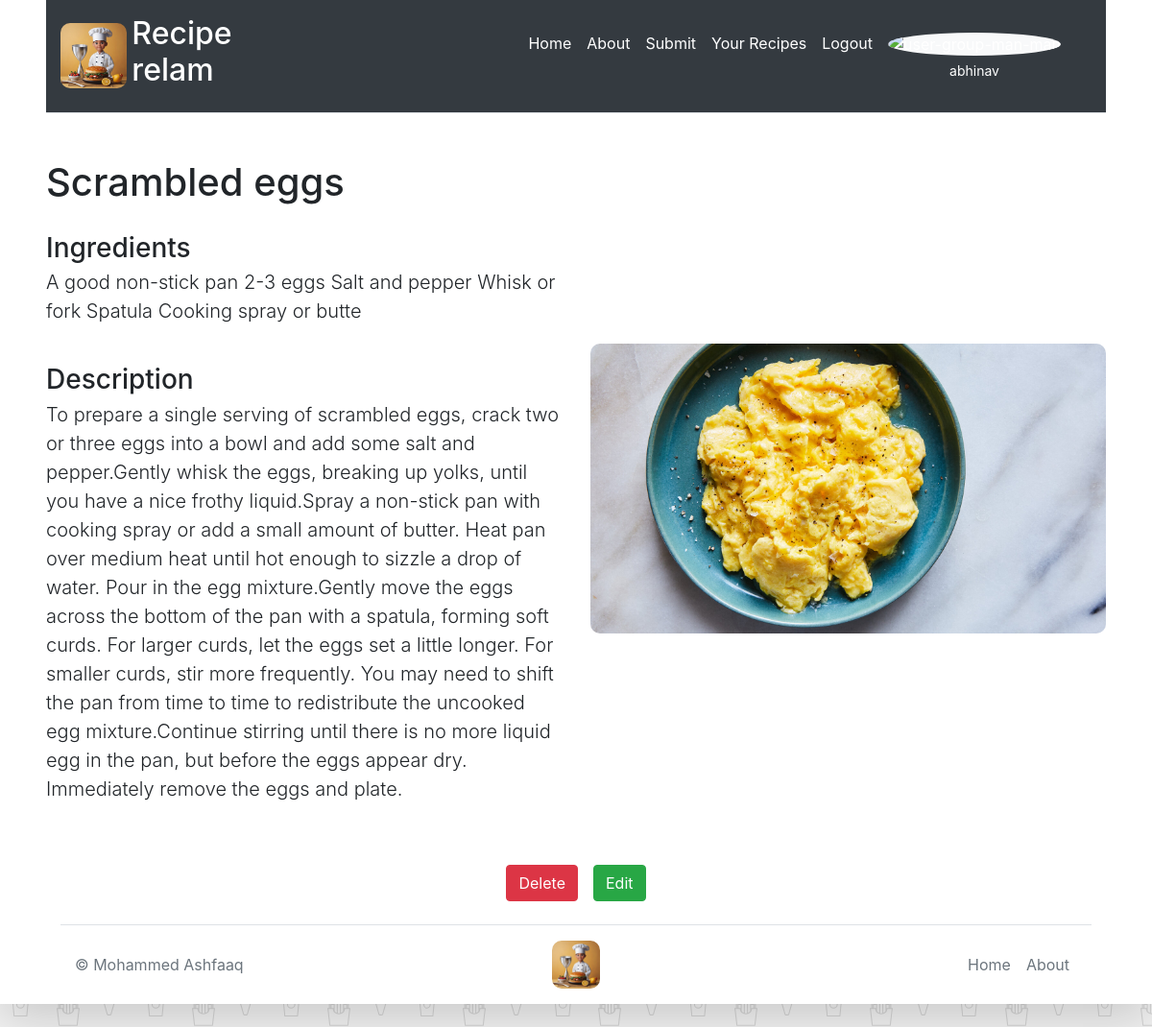
The app's page /yourrecipe/2 (signed in) with its own data.
### website/models.py (models this page shows)
class User(db.Model, UserMixin):
    id = db.Column(db.Integer, primary_key=True)
    email = db.Column(db.String(255), unique=True, nullable=False)
    password = db.Column(db.String(255), nullable=False)
    first_name = db.Column(db.String(150), nullable=False)
    recipes = db.relationship('Recipe')

class Recipe(db.Model):
    id = db.Column(db.Integer, primary_key=True)
    user_id = db.Column(db.Integer, db.ForeignKey('user.id'), nullable=False)
    recipe_name = db.Column(db.String(255), nullable=False)
    recipe_description = db.Column(db.Text, nullable=False)
    ingredients = db.Column(db.Text, nullable=False)
    recipe_image_url = db.Column(db.String(255), nullable=False)

### website/views.py (the view)
@views.route('/yourrecipe/<int:id>')
@login_required
def recipe_details(id):
    recipe = db.session.query(Recipe).get(id)
    return render_template('recipe_details.html',user=current_user, recipe=recipe)

### website/__init__.py (called while the page is built)
def create_app():
    app = Flask(__name__)
    app.config['SECRET_KEY'] = 'MOHAMMED ASHFAAQ'
    app.config['SQLALCHEMY_DATABASE_URI'] = f'sqlite:///{DB_NAME}'
    app.config['UPLOAD_FOLDER'] = 'website/uploads'
    db.init_app(app)
    from .views import views
    from .auth import auth
    app.register_blueprint(views, url_prefix='/')
    app.register_blueprint(auth, url_prefix='/')
    from .models import User, Recipe
    create_databases(app)
    login_manager = LoginManager()
    login_manager.login_view = 'auth.login'
    login_manager.init_app(app)
    @login_manager.user_loader
    def load_user(id):
        return User.query.get(int(id))
    return app

### website/templates/recipe_details.html (shortened to what this page needs)
{% extends "base3.html" %}
{% block content %}
<div class="row flex-lg-row-reverse align-items-center g-5 py-4 mb-4">
    <div class="col-12 col-lg-6">
        <img src="{{ url_for('views.uploaded_file', filename=recipe.recipe_image_url) }}" width='607' height="510" class="d-block mx-lg-auto img-fluid"
            loading="lazy" style="border-radius: 10px;" alt="Image1">
    </div>
    <div class="col-12 col-lg-6">
        <h1 class="display-5 fw-bold mb-1">
            {{ recipe.recipe_name }}
        </h1>
        <br>
        <h3 class="display-5 fw-bold mb-1">Ingredients</h3>
        <p class="lead">
            {{ recipe.ingredients }}
        </p>
        <br>
        <h3 class="display-5 fw-bold mb-1">Description</h3>
        <p class="lead">
            {{ recipe.recipe_description }}
        </p>
    </div>
</div>
{% if current_user.id == recipe.user_id %}
<div class="mt-2 mb-2 d-flex justify-content-center">
    <button type="button" class="btn btn-danger mr-3" onclick="deleterecipe({{ recipe.id }})">Delete</button>
    <a href="{{ url_for('views.edit_recipe', id=recipe.id) }}" class="btn btn-success">Edit</a>
</div>
{% endif %}
{% endblock %}

### website/templates/base3.html (shortened to what this page needs)
<!DOCTYPE html>
<html lang="en">
<head>
    <link rel="stylesheet" href="https://cdn.jsdelivr.net/npm/bootstrap@4.1.3/dist/css/bootstrap.min.css"
>
    <link rel="stylesheet" type="text/css" href="{{ url_for('static', filename='css/styles.css') }}">
</head>
<body>
    <div class="container-xxl px-md-5 bg-white shadow-lg">
        <header
            class="bg-dark text-white d-flex flex-wrap align-items-center justify-content-center justify-content-md-between py-3 mb-4 border-bottom">
            <div class="d-flex align-items-center col-md-3 mb-2 mb-md-0 ">
                <img src="{{ url_for('static', filename='images/final_logo.jpg') }}" width="80" height="68" alt="Recipe adedfsdf"
                style="object-fit: cover; border-radius: 10px;">
                <h2 style="margin-left: 5px;">Recipe relam</h2>
            </div>
            <ul class="nav col-12 col-md-auto mb-2 mb-md-0 mr-4 text-end">
                {% if user.is_authenticated %}
                <li><a href="{{ url_for('views.Home') }}" class="nav-link px-2 text-white">Home</a></li>
                <li><a href="{{ url_for('views.about') }}" class="nav-link px-2 text-white">About</a></li>
                <li><a href="{{ url_for('views.submit_form') }}" class="nav-link px-2 text-white">Submit</a></li>
                <li><a href="{{ url_for('views.your_recipe') }}" class="nav-link px-2 text-white">Your Recipes</a></li>
                <li><a href="{{ url_for('auth.logout') }}" class="nav-link px-2 text-white">Logout</a></li>
                <a href="{{ url_for('views.Home') }}" class="nav-link px-2 text-white text-center d-block">
                    <img height="25" class="bg-light rounded-circle justify-content-center"
                        src="https://img.icons8.com/ios-glyphs/30/user-group-man-man.png" alt="user-group-man-man">
                    <div style="font-size: 14px; margin-top: 5px;">{{ user.first_name }}</div>
                </a>
                {% endif %}
            </ul>
        </header>
        <main>
            {% block content %}
            {% endblock %}
        </main>
        <footer>
            <div class="container">
                <footer class="d-flex flex-wrap justify-content-between align-items-center py-3 my-4 border-top">
                    <p class="col-md-4 mb-0 text-muted">© Mohammed Ashfaaq</p>
                    <a href="{{ url_for('views.Home') }}"
                        class="col-md-4 d-flex align-items-center justify-content-center mb-3 mb-md-0 me-md-auto link-dark text-decoration-none">
                        <img src="{{ url_for('static', filename='images/final_logo.jpg') }}" width="50" height="50"
                            style="object-fit: cover; border-radius: 10px;" alt="Recipe relam">
                    </a>
                    <ul class="nav col-md-4 justify-content-end">
                        <li class="nav-item"><a href="{{ url_for('views.Home') }}" class="nav-link px-2 text-muted">Home</a></li>
                        <li class="nav-item"><a href="{{ url_for('views.about') }}" class="nav-link px-2 text-muted">About</a></li>
                    </ul>
                </footer>
            </div>
        </footer>
    </div>
</body>
</html>

### website/static/css/styles.css (style rules this page uses)
.container-xxl { max-width: 1350px; margin-left: auto; margin-right: auto; }
body { background-image: url("../images/i-like-food.svg"); background-color: rgb(243,243,243); }

### records on screen
User: first_name "abhinav"
Recipe: recipe_image_url (picture), recipe_name "Scrambled eggs", ingredients "A good non-stick pan 2-3 eggs Salt and pepper Whisk or fork Spatula Cooking spray or butte", recipe_description "To prepare a single serving of scrambled eggs, crack two or three eggs into a bowl and add some salt and pepper.Gently whisk the eggs, breaking up yolks, until you have a nice frothy liquid.Spray a non-stick pan with cooking spray or add a small amount of butter. Heat pan over medium heat until hot enough to sizzle a drop of water. Pour in the egg mixture.Gently move the eggs across the bottom of the pan with a spatula, forming soft curds. For larger curds, let the eggs set a little longer. For smaller curds, stir more frequently. You may need to shift the pan from time to time to redistribute the uncooked egg mixture.Continue stirring until there is no more liquid egg in the pan, but…"
